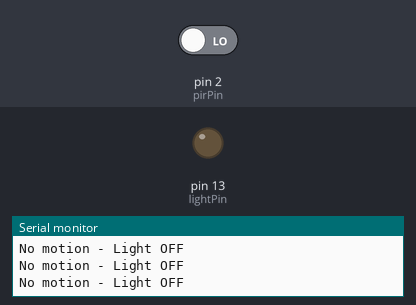
Bench run of a sketch on a simulated Arduino Uno, built with avr-gcc and run on an emulated ATmega328P. Shown: output pins drawn as LEDs (lit = HIGH), the last lines printed to the serial monitor. The test bench sets the inputs (shaded band); at power-on: pin 2 (pirPin) LOW.

Above: at 1.2 s.
1.3 s: pin 2 (pirPin) driven HIGH
At 2.4 s:
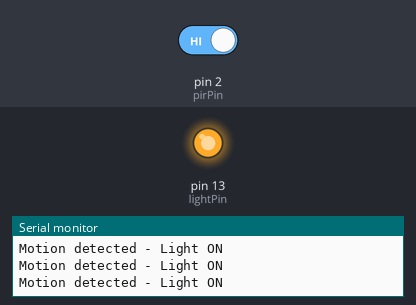
2.9 s: pin 2 (pirPin) driven LOW
At 3.7 s:
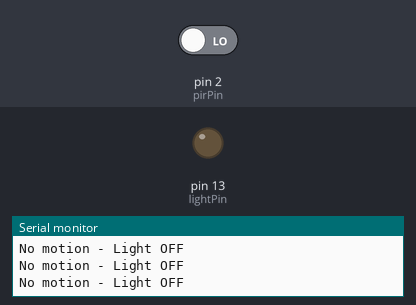
Timing chart, 0 to 5.9 s (numbered marks = the images above; inputs shaded):
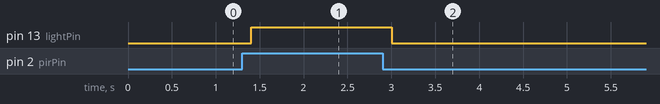

The sketch:

motion_light_control.ino
```cpp
const int pirPin = 2;
const int lightPin = 13;

void setup() {
  pinMode(pirPin, INPUT);
  pinMode(lightPin, OUTPUT);
  Serial.begin(9600);
}

void loop() {
  int motion = digitalRead(pirPin);

  if (motion == HIGH) {
    digitalWrite(lightPin, HIGH);
    Serial.println("Motion detected - Light ON");
  } else {
    digitalWrite(lightPin, LOW);
    Serial.println("No motion - Light OFF");
  }

  delay(200);
}
```

Measured:
- after the input at 1.3 s, pin 13 (lightPin): LOW → HIGH after 0.10 s
- after the input at 2.9 s, pin 13 (lightPin): HIGH → LOW after 0.10 s
